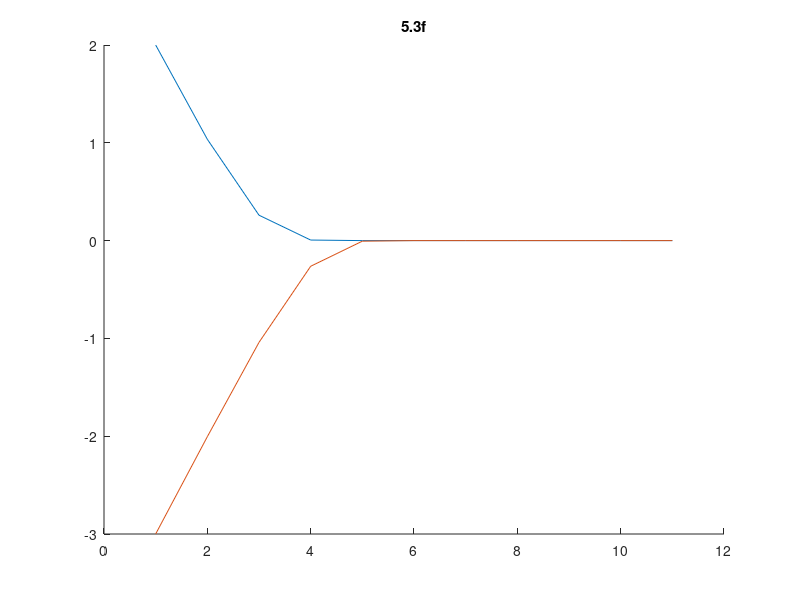

Recreate this plot in MATLAB.
% Prob % Prob 5.3f
% Evan Gravelle, Spring 2016
clear; clc; close all

num_iter = 10;
x1 = zeros(1,num_iter);
x2 = zeros(1,num_iter);
x1(1) = 2;
x2(1) = -3;
for i = 1:num_iter
    x1(i+1) = x1(i) - (exp(x1(i))-exp(-x1(i)))/(exp(x1(i))+exp(-x1(i)));
    x2(i+1) = x2(i) - (exp(x2(i))-exp(-x2(i)))/(exp(x2(i))+exp(-x2(i)));
end

hold on
plot(x1)
plot(x2)
title('5.3f')
